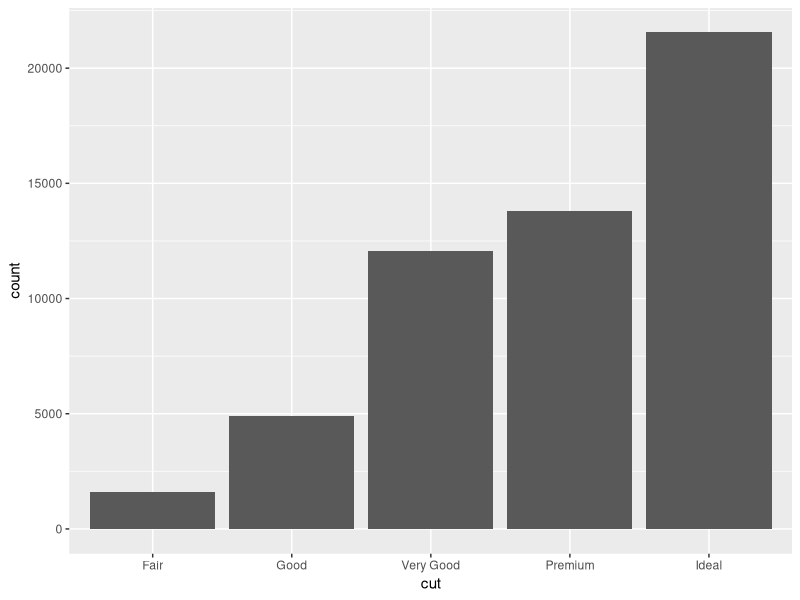
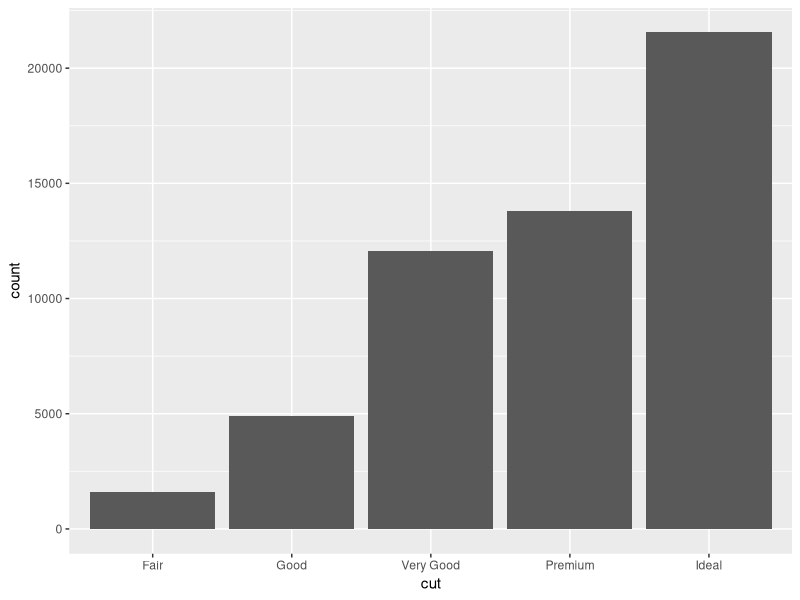
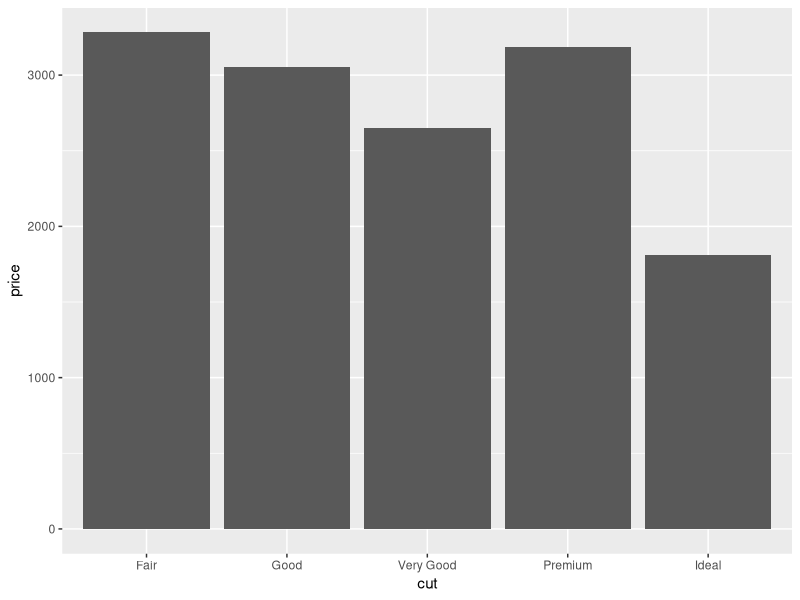
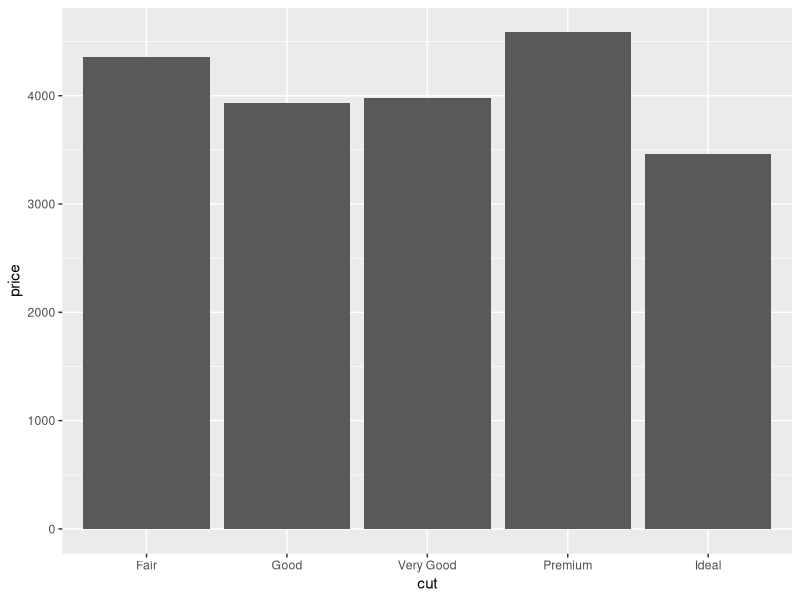
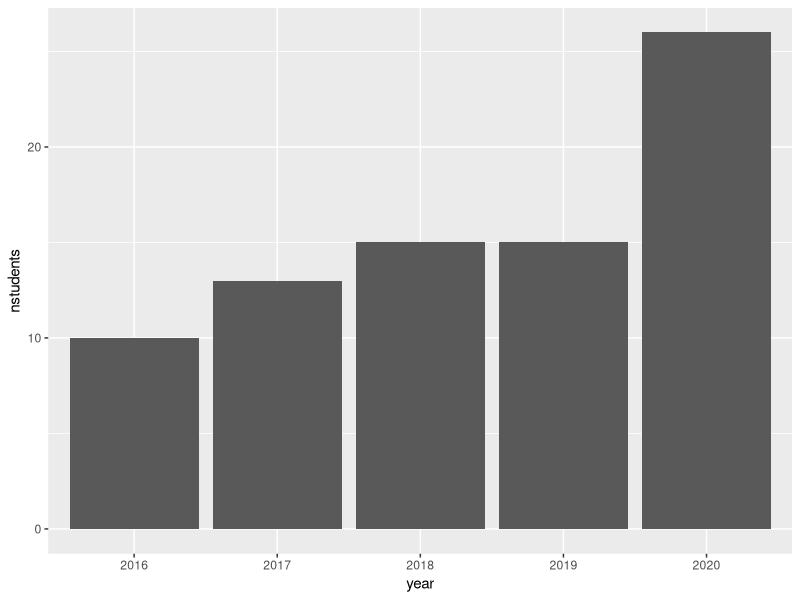

These figures' R source, in order:
## ---- chunk 1
knitr::opts_chunk$set(echo = TRUE)
## ---- chunk 2
library(ggplot2)
diamonds
## ---- chunk 3
ggplot(data = diamonds) + 
  geom_bar(mapping = aes(x = cut))
## ---- chunk 4
ggplot(data = diamonds) + 
  stat_count(mapping = aes(x = cut))
## ---- chunk 5
ggplot(data = diamonds) + 
  geom_bar(mapping = aes(x = cut, y = price),
           stat = "summary", fun = median)
## ---- chunk 6
# define a new function 
avg = function(y)
  mean(y)

# use the newly defined function as summary function
ggplot(data = diamonds) + 
  geom_bar(mapping = aes(x = cut, y = price),
           stat = "summary", fun = avg)
## ---- chunk 7
placements = 
  data.frame(year = c("2016", "2017", "2018", "2019", "2020"),
             nstudents = c(10, 13, 15, 15, 26)
            )
ggplot(data = placements) + 
  geom_bar(mapping = aes(x = year, y = nstudents),
           stat = "identity")
